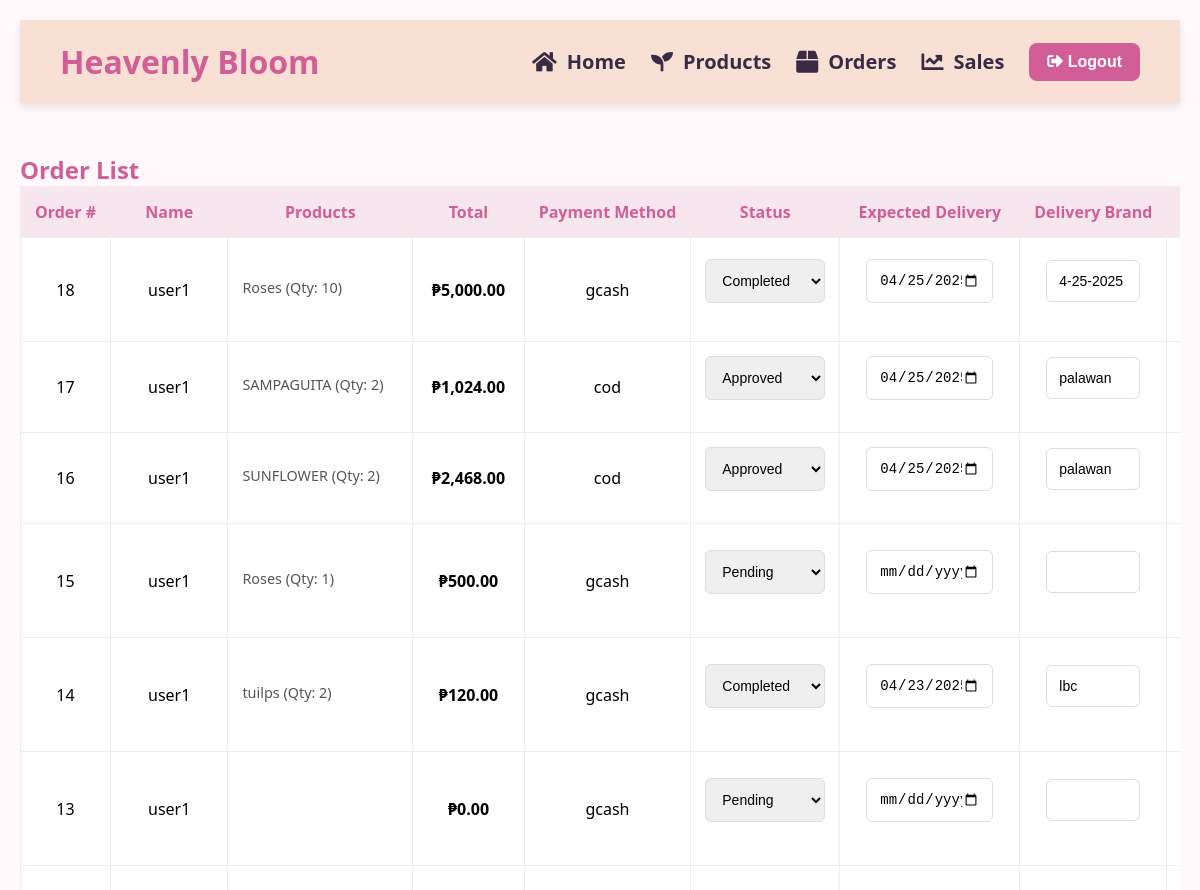
Page /orders.php (upper part) on the earlier database version.
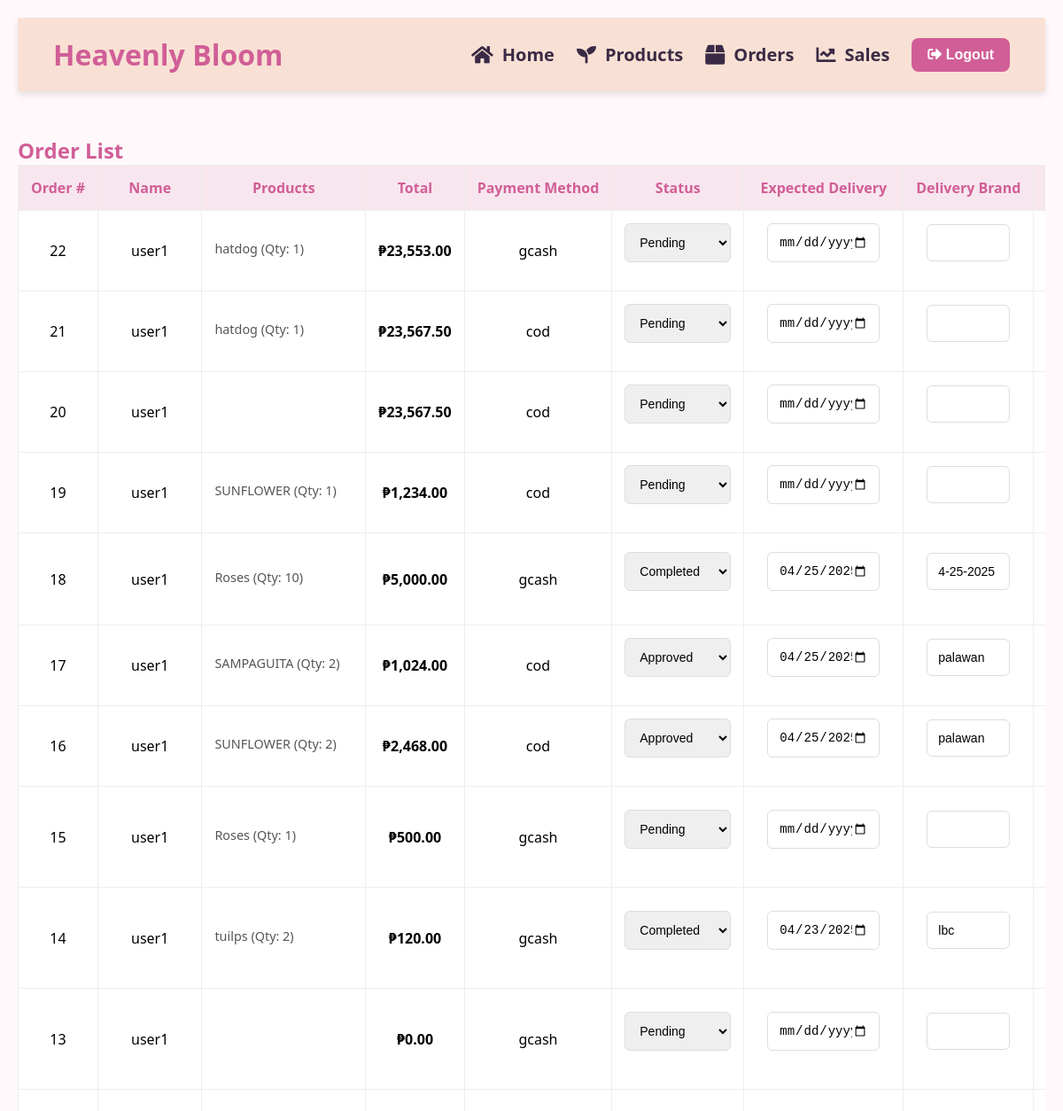
Same page on the later database version.
### tables this page shows
CREATE TABLE `orders` (
  `order_id` int(11) NOT NULL,
  `customer_name` varchar(255) NOT NULL,
  `customer_address` text NOT NULL,
  `customer_email` varchar(255) NOT NULL,
  `customer_phone` varchar(20) NOT NULL,
  `order_message` text DEFAULT NULL,
  `proof_of_payment` varchar(255) DEFAULT NULL,
  `payment_method` varchar(50) DEFAULT NULL,
  `order_status` varchar(50) DEFAULT 'pending',
  `order_date` timestamp NOT NULL DEFAULT current_timestamp(),
  `product_id` int(11) NOT NULL,
  `quantity` int(11) NOT NULL DEFAULT 1,
  `total_amount` decimal(10,2) DEFAULT NULL,
  `product_name` varchar(255) NOT NULL,
  `price` decimal(10,2) DEFAULT NULL,
  `expected_delivery_date` date DEFAULT NULL,
  `delivery_service` varchar(100) DEFAULT NULL
);

### orders.php (the view, shortened to what this page needs)
<?php
include 'db_connection.php';
include 'navbar.php';
?>
<!DOCTYPE html>
<html lang="en">
<head>
</head>
<body>
<div class="container">
    <div class="order-list">
        <h2>Order List</h2>
        <table>
            <thead>
                <tr>
                    <th>Order #</th>
                    <th>Name</th>
                    <th>Products</th> <th>Total</th>
                    <th>Payment Method</th>
                    <th>Status</th>
                    <th>Expected Delivery</th>
                    <th>Delivery Brand</th>
                    <th>Proof</th>
                </tr>
            </thead>
            <tbody>
                <?php
                $orders = mysqli_query($conn, "SELECT * FROM orders ORDER BY order_date DESC");
                while ($order = mysqli_fetch_assoc($orders)) {
                    echo "<tr>";
                    echo "<form method='POST' action='orders.php'>";
                    echo "<td>" . $order['order_id'] . "</td>";
                    echo "<td>" . htmlspecialchars($order['customer_name']) . "</td>";
                    echo "<td class='product-details'>";
                    $order_id = $order['order_id'];
                    $items_result = mysqli_query($conn, "SELECT product_name, quantity, price_per_item FROM order_items WHERE order_id = '$order_id'");
                    while ($item = mysqli_fetch_assoc($items_result)) {
                        echo "<div class='product-item'>";
                        echo htmlspecialchars($item['product_name']) . " (Qty: " . htmlspecialchars($item['quantity']) . ")";
                        echo "</div>";
                    }
                    echo "</td>";
                    echo "<td><strong>₱" . number_format($order['total_amount'], 2) . "</strong></td>";
                    echo "<td>" . htmlspecialchars($order['payment_method']) . "</td>";
                    echo "<td>
                            <select class='status-select' name='order_status'>
                                <option value='pending'" . ($order['order_status'] == 'pending' ? ' selected' : '') . ">Pending</option>
                                <option value='processing'" . ($order['order_status'] == 'processing' ? ' selected' : '') . ">Processing</option>
                                <option value='approved'" . ($order['order_status'] == 'approved' ? ' selected' : '') . ">Approved</option>
                                <option value='declined'" . ($order['order_status'] == 'declined' ? ' selected' : '') . ">Declined</option>
                                <option value='cancelled'" . ($order['order_status'] == 'cancelled' ? ' selected' : '') . ">Cancelled</option>
                                <option value='completed'" . ($order['order_status'] == 'completed' ? ' selected' : '') . ">Completed</option>
                            </select>
                        </td>";
                    echo "<td><input type='date' name='expected_delivery_date' value='" . $order['expected_delivery_date'] . "'></td>";
                    echo "<td><input type='text' name='delivery_service' value='" . htmlspecialchars($order['delivery_service']) . "'></td>";
                    echo "<td><img src='" . $order['proof_of_payment'] . "' alt='Proof'></td>";
                    echo "</form>";
                    echo "</tr>";
                }
                ?>
            </tbody>
        </table>
    </div>
</div>
</body>
</html>

Differences in the rows shown:
added orders: order_id "22", customer_name "user1", product_name "hatdog", quantity "1", total_amount "23,553.00", payment_method "gcash", order_status "Pending"
added orders: order_id "21", customer_name "user1", product_name "hatdog", quantity "1", total_amount "23,567.50", payment_method "cod", order_status "Pending"
added orders: order_id "20", customer_name "user1", total_amount "23,567.50", payment_method "cod", order_status "Pending"
added orders: order_id "19", customer_name "user1", product_name "SUNFLOWER", quantity "1", total_amount "1,234.00", payment_method "cod", order_status "Pending"
